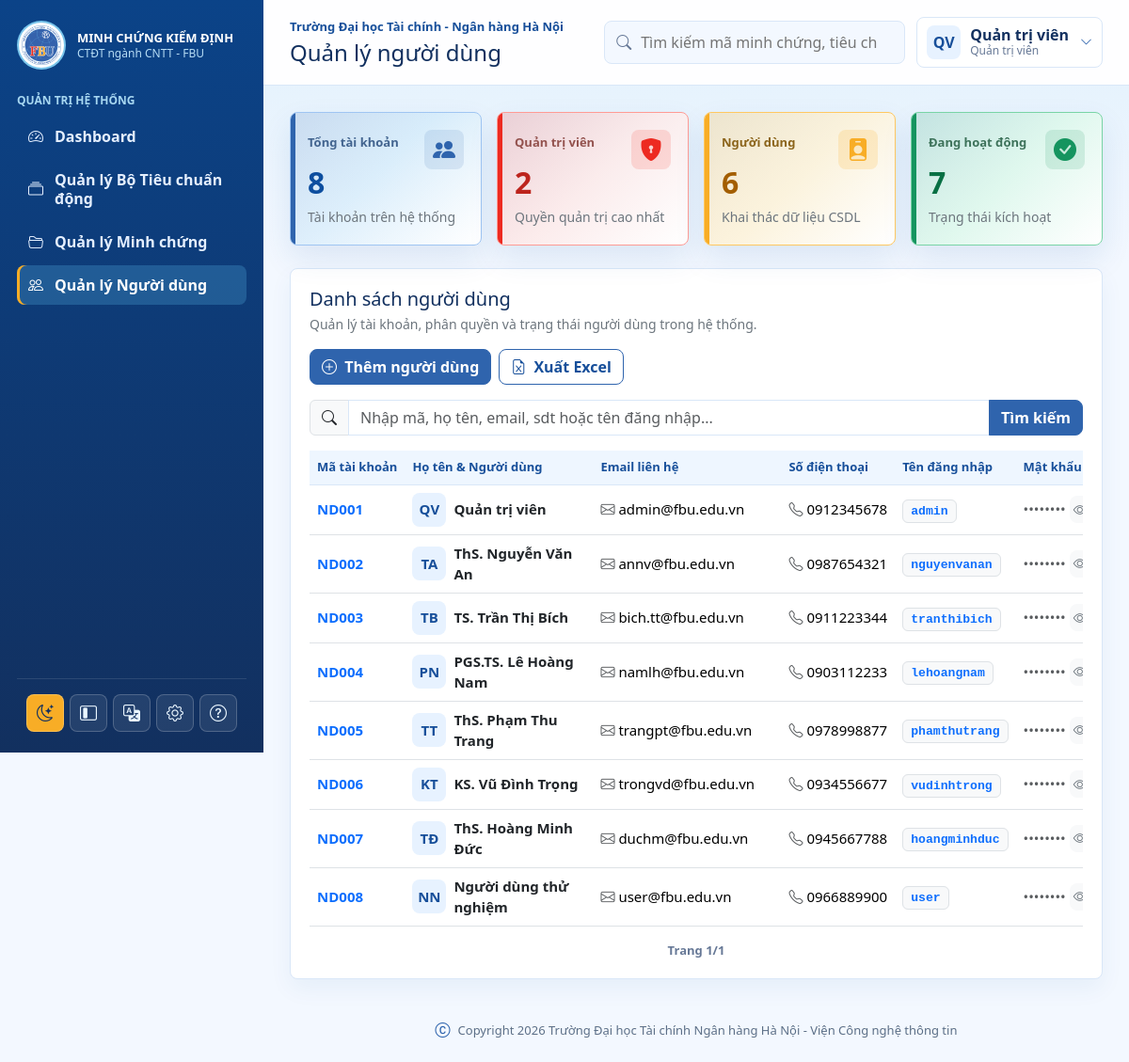
The page /admin/users.php (signed in) on the database its author committed.
### tables this page shows
CREATE TABLE NguoiDung (
    MaNguoiDung VARCHAR(50) NOT NULL PRIMARY KEY,
    HoTen VARCHAR(150) NOT NULL,
    Email VARCHAR(150) NOT NULL UNIQUE,
    SoDienThoai VARCHAR(30) NULL,
    TenDangNhap VARCHAR(80) NOT NULL UNIQUE,
    MatKhau VARCHAR(255) NOT NULL,
    VaiTro ENUM('admin', 'user') NOT NULL DEFAULT 'user',
    TrangThai TINYINT(1) NOT NULL DEFAULT 1,
    DuongDanAnhDaiDien VARCHAR(500) NULL,
    DangNhapCuoi DATETIME NULL,
    NgayTao TIMESTAMP DEFAULT CURRENT_TIMESTAMP
);

### includes/data.php (called while the page is built, shortened)
<?php
$pdo = db();
$trainingProgram = [
    'name'   => 'Công nghệ thông tin',
    'code'   => '7480201',
    'degree' => 'Cử nhân',
    'school' => 'Trường Đại học Tài chính - Ngân hàng Hà Nội',
    'cycle'  => '2026-2031',
];
$roles = [
    'admin' => 'Quản trị viên',
    'user'  => 'Người dùng',
];
if (!function_exists('vn_user_status')) {
    function vn_user_status(int $status): string
    {
        return $status === 1 ? 'Đang hoạt động' : 'Ngưng áp dụng';
    }
}
$users = [];
try {
    $stmt = $pdo->query("
        SELECT
            u.MaNguoiDung AS id,
            u.MaNguoiDung AS user_code,
            u.HoTen,
            u.Email,
            COALESCE(u.SoDienThoai, '') AS phone,
            u.TenDangNhap,
            u.VaiTro,
            u.TrangThai,
            u.DuongDanAnhDaiDien AS avatar
        FROM NguoiDung u
        ORDER BY u.MaNguoiDung
    ");
    foreach ($stmt->fetchAll() as $row) {
        $roleName = $row['VaiTro'] === 'admin' ? 'Quản trị viên' : 'Người dùng';
        $users[] = [
            'id'         => $row['id'],
            'code'       => $row['user_code'],
            'name'       => $row['HoTen'],
            'username'   => $row['TenDangNhap'],
            'email'      => $row['Email'],
            'phone'      => $row['phone'] ?? '',
            'role'       => $row['VaiTro'],
            'role_code'  => $row['VaiTro'],
            'role_name'  => $roleName,
            'avatar'     => $row['avatar'],
            'status_raw' => (int) $row['TrangThai'],
            'status'     => vn_user_status($row['TrangThai']),
        ];
    }
} catch (Throwable $e) {
    $users = [];
}
if (!function_exists('current_user')) {
    function current_user(): array
    {
        global $users;
        $userId = $_SESSION['user_id'] ?? 'ND001';
        foreach ($users as $u) {
            if ((string) $u['id'] === (string) $userId) {
                return $u;
            }
        }
        return $users[0] ?? [
            'id'     => 'ND001',
            'code'   => 'ND001',
            'name'   => 'Quản trị viên',
            'email'  => 'admin@fbu.edu.vn',
            'role'   => 'admin',
            'avatar' => null,
        ];
    }
}
$currentUser = current_user();

### admin/users.php (the view, shortened to what this page needs)
<?php
require_once __DIR__ . '/../includes/helpers.php';
require_once __DIR__ . '/../includes/data.php';
$searchKeyword = trim($_GET['search'] ?? $_GET['q'] ?? '');
$totalUsersCount   = count($users);
$adminUsersCount   = 0;
$regularUsersCount = 0;
$activeUsersCount  = 0;
foreach ($users as $u) {
    if (($u['role_code'] ?? '') === 'admin' || ($u['role'] ?? '') === 'admin') {
        $adminUsersCount++;
    } else {
        $regularUsersCount++;
    }
    if ((int) ($u['status_raw'] ?? 1) === 1) {
        $activeUsersCount++;
    }
}
$heading   = 'Quản lý người dùng';
include __DIR__ . '/../includes/header.php';
?>
<div class="row g-3 mb-4">
    <div class="col-md-3">
        <div class="metric-card metric-blue">
            <i class="bi bi-people-fill"></i>
            <span>Tổng tài khoản</span>
            <strong class="count-up" data-count-to="<?= $totalUsersCount ?>"><?= $totalUsersCount ?></strong>
            <small class="text-secondary">Tài khoản trên hệ thống</small>
        </div>
    </div>
    <div class="col-md-3">
        <div class="metric-card metric-red">
            <i class="bi bi-shield-lock-fill"></i>
            <span>Quản trị viên</span>
            <strong class="count-up" data-count-to="<?= $adminUsersCount ?>"><?= $adminUsersCount ?></strong>
            <small class="text-secondary">Quyền quản trị cao nhất</small>
        </div>
    </div>
    <div class="col-md-3">
        <div class="metric-card metric-amber">
            <i class="bi bi-person-badge-fill"></i>
            <span>Người dùng</span>
            <strong class="count-up" data-count-to="<?= $regularUsersCount ?>"><?= $regularUsersCount ?></strong>
            <small class="text-secondary">Khai thác dữ liệu CSDL</small>
        </div>
    </div>
    <div class="col-md-3">
        <div class="metric-card metric-green">
            <i class="bi bi-check-circle-fill"></i>
            <span>Đang hoạt động</span>
            <strong class="count-up" data-count-to="<?= $activeUsersCount ?>"><?= $activeUsersCount ?></strong>
            <small class="text-secondary">Trạng thái kích hoạt</small>
        </div>
    </div>
</div>
<div class="row g-4 accounts-layout">
    <div class="col-12">
        <div class="panel accounts-list-panel">
            <div class="d-flex flex-wrap justify-content-between align-items-center gap-3 mb-3">
                <div>
                    <h2 class="h5 mb-1">Danh sách người dùng</h2>
                    <p class="text-secondary small mb-0">Quản lý tài khoản, phân quyền và trạng thái người dùng trong hệ thống.</p>
                </div>
                <div class="d-flex gap-2">
                    <a class="btn btn-primary" href="<?= base_url('admin/users.php?create=1') ?>"><i class="bi bi-plus-circle me-1"></i> Thêm người dùng</a>
                    <a class="btn btn-outline-success" id="exportExcelBtn" href="<?= base_url('admin/users.php?export=excel' . ($searchKeyword !== '' ? '&search=' . urlencode($searchKeyword) : '')) ?>"><i class="bi bi-file-earmark-excel me-1"></i> Xuất Excel</a>
                </div>
            </div>
            <form method="get" action="" class="mb-3" id="userSearchForm">
                <div class="input-group">
                    <span class="input-group-text"><i class="bi bi-search"></i></span>
                    <input type="text" name="search" id="userSearchInput" class="form-control" placeholder="Nhập mã, họ tên, email, sdt hoặc tên đăng nhập..." value="<?= htmlspecialchars($searchKeyword) ?>">
                    <button class="btn btn-primary" type="submit">Tìm kiếm</button>
                </div>
            </form>
            <div class="table-responsive">
                <table class="table align-middle" data-page-size="10">
                    <thead>
                    <tr>
                        <th class="text-nowrap" style="width: 120px;">Mã tài khoản</th>
                        <th style="min-width: 200px;">Họ tên & Người dùng</th>
                        <th style="min-width: 200px;">Email liên hệ</th>
                        <th class="text-nowrap" style="width: 140px;">Số điện thoại</th>
                        <th class="text-nowrap" style="width: 140px;">Tên đăng nhập</th>
                        <th class="text-nowrap" style="width: 120px;">Mật khẩu</th>
                    </tr>
                    </thead>
                    <tbody id="usersTableBody">
                    <?php foreach ($users as $user): ?>
                        <tr>
                            <td class="fw-bold text-nowrap text-primary"><?= htmlspecialchars($user['code']) ?></td>
                            <td>
                                <div class="d-flex align-items-center gap-2">
                                    <?= avatar_html($user['avatar'] ?? null, $user['name'], 'avatar avatar-sm') ?>
                                    <span class="fw-semibold text-dark"><?= htmlspecialchars($user['name']) ?></span>
                                </div>
                            </td>
                            <td class="text-nowrap"><i class="bi bi-envelope text-muted me-1"></i><?= htmlspecialchars($user['email']) ?></td>
                            <td class="text-nowrap"><?php if ($user['phone']): ?><i class="bi bi-telephone text-muted me-1"></i><?= htmlspecialchars($user['phone']) ?><?php else: ?><span class="text-muted">-</span><?php endif; ?></td>
                            <td><code class="px-2 py-1 bg-light border rounded text-primary fw-bold"><?= htmlspecialchars($user['username']) ?></code></td>
                            <td class="text-nowrap">
                                <div class="d-inline-flex align-items-center gap-1">
                                    <span class="text-muted pwd-text" data-masked="true" data-plain="123456">••••••••</span>
                                    <button type="button" class="btn btn-sm btn-light border-0 p-1 text-secondary toggle-pwd-btn" title="Ẩn/Hiện mật khẩu">
                                        <i class="bi bi-eye"></i>
                                    </button>
                                </div>
                            </td>
                        </tr>
                    <?php endforeach; ?>
                    </tbody>
                </table>
            </div>
        </div>
    </div>
</div>
<?php include __DIR__ . '/../includes/footer.php'; ?>

### includes/header.php (shortened to what this page needs)
<?php
require_once __DIR__ . '/helpers.php';
require_once __DIR__ . '/data.php';
$pageTitle = $pageTitle ?? $appName;
?>
<!doctype html>
<html lang="vi">
<head>
    <link href="https://cdn.jsdelivr.net/npm/bootstrap@5.3.3/dist/css/bootstrap.min.css" rel="stylesheet">
    <link href="https://cdn.jsdelivr.net/npm/bootstrap-icons@1.11.3/font/bootstrap-icons.css" rel="stylesheet">
    <link href="<?= base_url('assets/css/app.css?v=24') ?>" rel="stylesheet">
</head>
<body>
<div class="app-shell">
    <?php include __DIR__ . '/sidebar.php'; ?>
    <main class="main-content">
        <header class="topbar">
            <div class="topbar-title">
                <p class="eyebrow mb-1"><?= htmlspecialchars($trainingProgram['school']) ?></p>
                <h1 class="h4 mb-0"><?= htmlspecialchars($heading ?? $pageTitle) ?></h1>
            </div>
            <div class="topbar-actions">
                <form class="search-box" action="<?= base_url('user/search.php') ?>" method="get">
                    <i class="bi bi-search"></i>
                    <input type="search" name="q" value="<?= htmlspecialchars($_GET['q'] ?? '') ?>" placeholder="Tìm kiếm mã minh chứng, tiêu chí...">
                </form>
                <div class="dropdown user-menu">
                    <button class="user-chip" type="button" data-bs-toggle="dropdown" aria-expanded="false">
                        <?= avatar_html($currentUser['avatar'] ?? null, $currentUser['name']) ?>
                        <span class="user-chip-text">
                            <strong><?= htmlspecialchars($currentUser['name']) ?></strong>
                            <small><?= htmlspecialchars($roles[$currentUser['role']] ?? 'Người dùng') ?></small>
                        </span>
                        <i class="bi bi-chevron-down user-chip-icon"></i>
                    </button>
                </div>
            </div>
        </header>
        <section class="content-wrap">

### includes/helpers.php (shortened to what this page needs)
<?php
function base_url(string $path = ''): string
{
    $script = str_replace('\\', '/', dirname($_SERVER['SCRIPT_NAME']));
    $root = preg_replace('#/(admin|user|auth|includes)$#', '', $script);
    $root = rtrim($root, '/');
    return $root . '/' . ltrim($path, '/');
}
function user_initials(string $name): string
{
    $name = trim($name);
    $parts = preg_split('/\s+/u', $name);
    $first = mb_substr($parts[0] ?? 'U', 0, 1, 'UTF-8');
    $last = mb_substr($parts[count($parts) - 1] ?? $first, 0, 1, 'UTF-8');
    return mb_strtoupper($first . $last, 'UTF-8');
}
function avatar_html(?string $avatarPath, ?string $name = 'User', string $class = 'avatar'): string
{
    $name = (string)($name ?: 'User');
    return '<span class="' . htmlspecialchars($class, ENT_QUOTES, 'UTF-8') . '">' . htmlspecialchars(user_initials($name), ENT_QUOTES, 'UTF-8') . '</span>';
}
?>

### rows shown on the page
nguoidung: HoTen "QV", HoTen "Quản trị viên", VaiTro "Quản trị viên", code "ND001", Email "admin@fbu.edu.vn", phone "0912345678", username "admin"
nguoidung: code "ND002", HoTen "TA", HoTen "ThS. Nguyễn Văn An", Email "annv@fbu.edu.vn", phone "0987654321", TenDangNhap "nguyenvanan"
nguoidung: code "ND003", HoTen "TB", HoTen "TS. Trần Thị Bích", Email "bich.tt@fbu.edu.vn", phone "0911223344", TenDangNhap "tranthibich"
nguoidung: code "ND004", HoTen "PN", HoTen "PGS.TS. Lê Hoàng Nam", Email "namlh@fbu.edu.vn", phone "0903112233", TenDangNhap "lehoangnam"
nguoidung: code "ND005", HoTen "TT", HoTen "ThS. Phạm Thu Trang", Email "trangpt@fbu.edu.vn", phone "0978998877", TenDangNhap "phamthutrang"
nguoidung: code "ND006", HoTen "KT", HoTen "KS. Vũ Đình Trọng", Email "trongvd@fbu.edu.vn", phone "0934556677", TenDangNhap "vudinhtrong"
nguoidung: code "ND007", HoTen "TĐ", HoTen "ThS. Hoàng Minh Đức", Email "duchm@fbu.edu.vn", phone "0945667788", TenDangNhap "hoangminhduc"
nguoidung: code "ND008", HoTen "NN", HoTen "Người dùng thử nghiệm", Email "user@fbu.edu.vn", phone "0966889900", TenDangNhap "user"

### other values the page prints
$trainingProgram['school'] "Trường Đại học Tài chính - Ngân hàng Hà Nội"
$heading "Quản lý người dùng"
$totalUsersCount "8"
$adminUsersCount "2"
$regularUsersCount "6"
$activeUsersCount "7"
